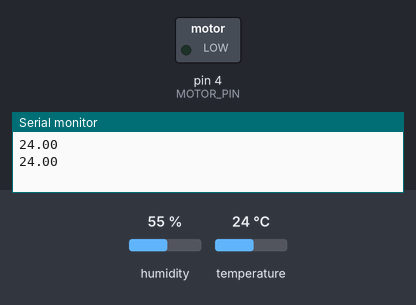
Recording of a sketch running on a simulated Arduino Uno, built with avr-gcc and run on an emulated ATmega328P. On the bench: switched loads named in the sketch (green lamp = pin HIGH), the last lines printed to the serial monitor. The test bench sets the inputs (shaded band); at power-on: temperature 24 °C, humidity 55 %.

Above: at 2.8 s.
2.9 s: temperature set to 27 °C
At 4.8 s:
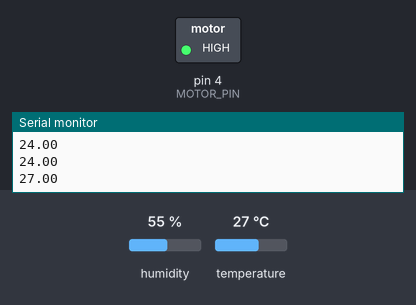
5.6 s: temperature set to 12 °C
At 7.3 s:
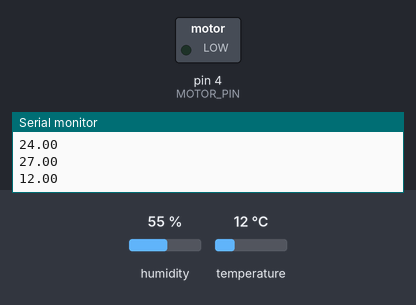
8.3 s: temperature set to 28 °C
At 10.8 s:
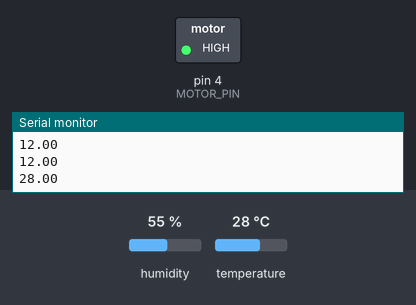
Timing chart, 0 to 12.3 s (numbered marks = the images above; inputs shaded):
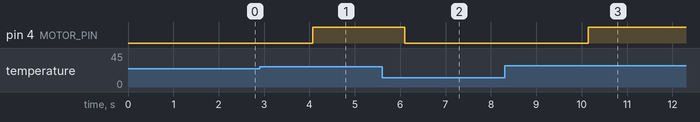

Measured:
- the behaviour switches between 25 and 26 °C on temperature (found by bisection; images 0 and 1)
- after the input at 2.9 s, pin 4 (MOTOR_PIN): LOW → HIGH after 1.2 s
- after the input at 5.6 s, pin 4 (MOTOR_PIN): HIGH → LOW after 0.50 s
- after the input at 8.3 s, pin 4 (MOTOR_PIN): LOW → HIGH after 1.8 s

The sketch:

motor_auto.ino
```cpp
#include <DHT.h>

#define DHTPIN 2
#define DHTTYPE DHT11
#define MOTOR_PIN 4

DHT dht(DHTPIN, DHTTYPE);

void setup() {
  Serial.begin(9600);
  dht.begin();
  pinMode(MOTOR_PIN, OUTPUT);
  digitalWrite(MOTOR_PIN, LOW);
}

void loop() {
  float temperature = dht.readTemperature();

  if (!isnan(temperature)) {

    Serial.println(temperature);

    if (temperature > 25.00) {
      digitalWrite(MOTOR_PIN, HIGH);
    } else {
      digitalWrite(MOTOR_PIN, LOW);
    }
  } else {
    Serial.println("Failed to read from DHT sensor!");
  }

  delay(2000);
}
```
